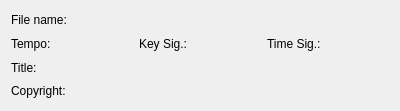
<?xml version="1.0" encoding="UTF-8"?>
<ui version="4.0">
 <class>qmpInfoWindow</class>
 <widget class="QDialog" name="qmpInfoWindow">
  <property name="geometry">
   <rect>
    <x>0</x>
    <y>0</y>
    <width>400</width>
    <height>111</height>
   </rect>
  </property>
  <property name="windowTitle">
   <string>File Information</string>
  </property>
  <layout class="QVBoxLayout" name="verticalLayout">
   <item>
    <widget class="QLabel" name="lbFileName">
     <property name="text">
      <string>File name: </string>
     </property>
    </widget>
   </item>
   <item>
    <layout class="QHBoxLayout" name="horizontalLayout">
     <item>
      <widget class="QLabel" name="lbTempo">
       <property name="text">
        <string>Tempo: </string>
       </property>
      </widget>
     </item>
     <item>
      <widget class="QLabel" name="lbKeySig">
       <property name="text">
        <string>Key Sig.: </string>
       </property>
      </widget>
     </item>
     <item>
      <widget class="QLabel" name="lbTimeSig">
       <property name="text">
        <string>Time Sig.:</string>
       </property>
      </widget>
     </item>
    </layout>
   </item>
   <item>
    <widget class="QLabel" name="lbTitle">
     <property name="text">
      <string>Title: </string>
     </property>
    </widget>
   </item>
   <item>
    <widget class="QLabel" name="lbCopyright">
     <property name="text">
      <string>Copyright: </string>
     </property>
    </widget>
   </item>
  </layout>
 </widget>
 <resources/>
 <connections/>
</ui>
